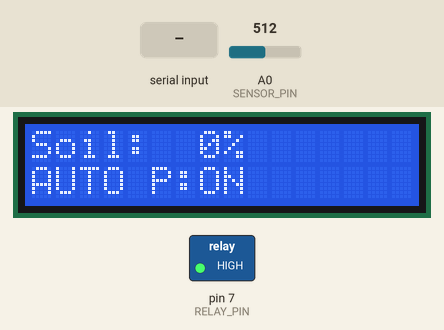
This sketch was run on a simulated Arduino Uno, built with avr-gcc and run on an emulated ATmega328P. On the bench: 16×2 character LCD, switched loads named in the sketch (green lamp = pin HIGH). Inputs (shaded band) come from the test bench; at power-on: A0 (SENSOR_PIN) = 512. EEPROM starts erased; what the sketch prints to the serial monitor is not drawn.

Above: at 2.2 s.
2.3 s: A0 (SENSOR_PIN) set to 206
At 3.4 s:
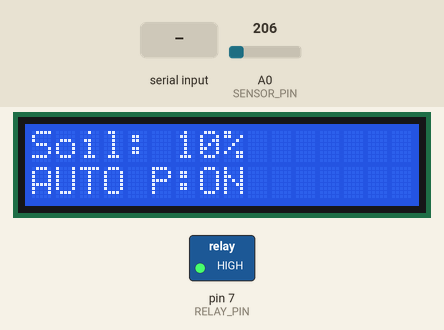
5.6 s: A0 (SENSOR_PIN) set to 181
At 7.7 s:
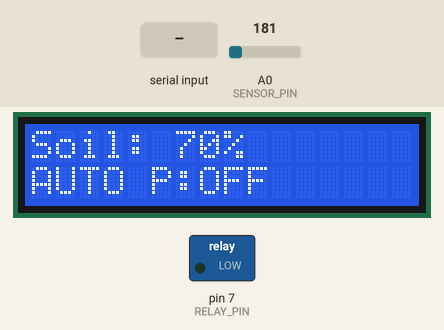
9.5 s: "on\n" received over Serial
At 12.7 s:
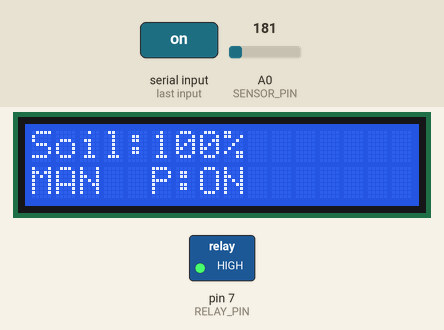
13.4 s: "off\n" received over the second serial link
At 14.8 s:
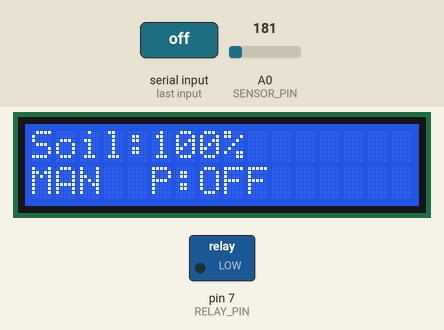
15.1 s: "auto\n" received over Serial
At 16.5 s:
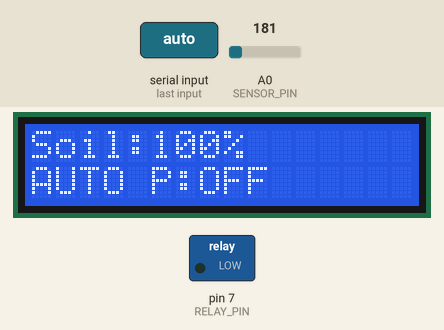
17.1 s: A0 (SENSOR_PIN) set to 306
At 19.9 s:
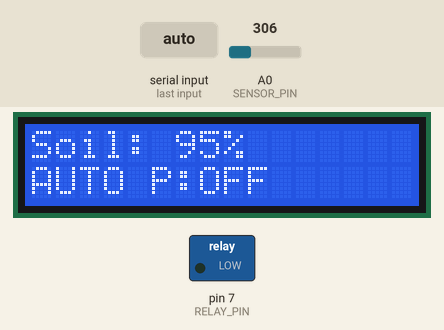
Timing chart, 0 to 21.4 s (numbered marks = the images above; inputs shaded):
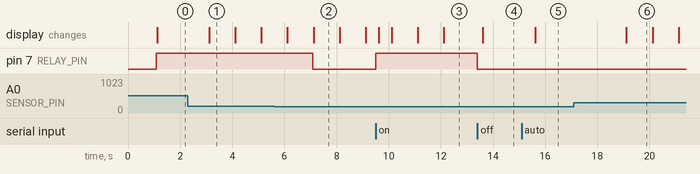

The sketch:

arduino-pump.ino
```cpp
/*
 * Arduino Uno 水泵主控制器
 *
 * 职责：传感器读取、水泵继电器控制、LCD 显示、自动控制逻辑、
 *       EEPROM 阈值持久化、安全保护、串口命令处理
 *
 * 传感器：电容式土壤湿度传感器（替代原电阻式）
 *   校准值：AIR_VALUE=478（空中），WATER_VALUE=220（水中）
 *   感应面（突起面）朝向土壤，背面不感应
 *
 * 串口：
 *   Serial (USB)    — 本地调试/控制，9600 bps
 *   espSerial (D8/D9) — ESP-01S 网桥通信，9600 bps，AltSoftSerial
 *
 * 命令（来自 MQTT/ESP 或 USB 本地）：
 *   on / off           — 手动开关泵
 *   auto / manual      — 切换模式（短格式，USB 本地）
 *   mode auto / mode manual — 切换模式（MQTT 格式）
 *   set:<low>,<high>   — 设阈值（USB 本地格式）
 *   thresh <low> <high>— 设阈值（MQTT 格式）
 *   unlock             — 解除超时锁
 *
 * Library dependencies:
 *   - LiquidCrystal_I2C
 *   - AltSoftSerial
 *   - EEPROM (built-in)
 *   - avr/wdt.h (built-in)
 */

#include <LiquidCrystal_I2C.h>
#include <Wire.h>
#include <AltSoftSerial.h>
#include <EEPROM.h>
#include <avr/wdt.h>

// =============================================================================
// 1. HARDWARE CONSTANTS
// =============================================================================

const int RELAY_PIN  = 7;
const int SENSOR_PIN = A0;

// 电容式传感器校准值（实测）
const int AIR_VALUE   = 478;   // 空气中 ADC 读数
const int WATER_VALUE = 220;   // 水中 ADC 读数

// 故障阈值：电容式传感器正常读数在 200~500 之间
// < 100 或 > 600 认为是接触不良/断开
const int SENSOR_FAULT_LOW  = 100;
const int SENSOR_FAULT_HIGH = 600;
const int SENSOR_FAULT_CONFIRM_COUNT = 5;  // 连续 N 次异常才确认故障

LiquidCrystal_I2C mylcd(0x27, 16, 2);
AltSoftSerial espSerial;

// =============================================================================
// 2. SOFTWARE CONSTANTS
// =============================================================================

const unsigned long PUMP_MAX_RUNTIME      = 60000;   // 60s
const unsigned long PUMP_TOGGLE_COOLDOWN  = 400;     // 400ms
const unsigned long LOCK_AUTO_UNLOCK_MS   = 1800000; // 30min

const unsigned long SENSOR_READ_INTERVAL  = 1000;
const unsigned long STATUS_SEND_INTERVAL  = 5000;
const unsigned long LCD_REFRESH_INTERVAL  = 500;

// =============================================================================
// 3. EEPROM
// =============================================================================

const byte EEPROM_MAGIC       = 0x5A;
const int  EEPROM_ADDR_MAGIC  = 0;
const int  EEPROM_ADDR_LOW    = 1;
const int  EEPROM_ADDR_HIGH   = 2;

// =============================================================================
// 4. GLOBAL STATE
// =============================================================================

enum ControlMode : uint8_t {
  MODE_MANUAL = 0,
  MODE_AUTO   = 1
};

ControlMode controlMode = MODE_AUTO;

bool pumpState       = false;
bool targetPumpState = false;
bool sensorError     = false;
bool isTimeoutLocked = false;
unsigned long lockStartTime = 0;

int lastRawValue  = 0;
int smoothedRaw   = 0;
int moisturePercent = 0;

int thresholdLow  = 30;
int thresholdHigh = 60;

unsigned long lastSensorReadTime   = 0;
unsigned long lastDisplayTime      = 0;
unsigned long lastSendTime         = 0;
unsigned long pumpStartTime        = 0;
unsigned long lastPumpToggleTime   = 0;

// 传感器故障防抖计数器
byte sensorFaultCount = 0;

// Serial command buffers
char usbCmdBuf[96];
byte usbCmdPos = 0;
char espCmdBuf[96];
byte espCmdPos = 0;

// =============================================================================
// 5. UTILITY
// =============================================================================

void trimInPlace(char* s) {
  int len = strlen(s);
  int start = 0;
  while (s[start] == ' ' || s[start] == '\t' || s[start] == '\r' || s[start] == '\n') start++;
  int end = len - 1;
  while (end >= start && (s[end] == ' ' || s[end] == '\t' || s[end] == '\r' || s[end] == '\n')) end--;
  int j = 0;
  for (int i = start; i <= end; i++) s[j++] = s[i];
  s[j] = '\0';
}

void toLowerInPlace(char* s) {
  while (*s) {
    if (*s >= 'A' && *s <= 'Z') *s = *s - 'A' + 'a';
    s++;
  }
}

void logLine(const __FlashStringHelper* message) {
  Serial.println(message);
}

// =============================================================================
// 6. EEPROM THRESHOLDS
// =============================================================================

void saveThresholds() {
  if (EEPROM.read(EEPROM_ADDR_MAGIC) != EEPROM_MAGIC)
    EEPROM.update(EEPROM_ADDR_MAGIC, EEPROM_MAGIC);
  if (EEPROM.read(EEPROM_ADDR_LOW) != thresholdLow)
    EEPROM.update(EEPROM_ADDR_LOW, thresholdLow);
  if (EEPROM.read(EEPROM_ADDR_HIGH) != thresholdHigh)
    EEPROM.update(EEPROM_ADDR_HIGH, thresholdHigh);
}

bool setThresholds(int low, int high) {
  if (low < 0 || low > 100 || high < 0 || high > 100 || low >= high) return false;
  thresholdLow  = low;
  thresholdHigh = high;
  saveThresholds();
  return true;
}

void clearTimeoutLock() {
  isTimeoutLocked = false;
  lockStartTime = 0;
}

// =============================================================================
// 7. AUTO CONTROL LOGIC
// =============================================================================

void evaluateAutoControl() {
  if (controlMode != MODE_AUTO) return;
  if (sensorError || isTimeoutLocked) {
    targetPumpState = false;
    return;
  }
  if (moisturePercent < thresholdLow)
    targetPumpState = true;
  else if (moisturePercent > thresholdHigh)
    targetPumpState = false;
}

void enterManualMode() {
  controlMode = MODE_MANUAL;
}

void enterAutoMode() {
  controlMode = MODE_AUTO;
  evaluateAutoControl();
}

void forcePump(bool on) {
  enterManualMode();
  clearTimeoutLock();
  targetPumpState = on;
}

// =============================================================================
// 8. COMMAND PARSING
// =============================================================================

void processTextCommand(char* cmd) {
  trimInPlace(cmd);
  toLowerInPlace(cmd);
  if (cmd[0] == '\0') return;

  // -- on / off --
  if (strcmp(cmd, "on") == 0) {
    forcePump(true);
    logLine(F("[CMD] PUMP ON"));
    return;
  }
  if (strcmp(cmd, "off") == 0) {
    forcePump(false);
    logLine(F("[CMD] PUMP OFF"));
    return;
  }

  // -- mode switch (short + MQTT format) --
  if (strcmp(cmd, "auto") == 0 || strcmp(cmd, "mode auto") == 0) {
    enterAutoMode();
    logLine(F("[CMD] MODE AUTO"));
    return;
  }
  if (strcmp(cmd, "manual") == 0 || strcmp(cmd, "mode manual") == 0) {
    enterManualMode();
    logLine(F("[CMD] MODE MANUAL"));
    return;
  }

  // -- unlock --
  if (strcmp(cmd, "unlock") == 0) {
    clearTimeoutLock();
    evaluateAutoControl();
    logLine(F("[CMD] LOCK CLEARED"));
    return;
  }

  // -- set thresholds: set:<low>,<high> (USB local format) --
  if (strncmp(cmd, "set:", 4) == 0) {
    char* p = cmd + 4;
    char* comma = strchr(p, ',');
    if (comma != nullptr && comma > p && *(comma + 1) != '\0') {
      int low  = atoi(p);
      int high = atoi(comma + 1);
      if (setThresholds(low, high)) {
        evaluateAutoControl();
        Serial.print(F("[CMD] THRESHOLD "));
        Serial.print(low);
        Serial.print(F("~"));
        Serial.println(high);
      }
    }
    return;
  }

  // -- set thresholds: thresh <low> <high> (MQTT format) --
  if (strncmp(cmd, "thresh ", 7) == 0) {
    int low, high;
    if (sscanf(cmd + 7, "%d %d", &low, &high) == 2) {
      if (setThresholds(low, high)) {
        evaluateAutoControl();
        Serial.print(F("[CMD] THRESHOLD "));
        Serial.print(low);
        Serial.print(F("~"));
        Serial.println(high);
      }
    }
    return;
  }
}

// =============================================================================
// 9. SERIAL INPUT
// =============================================================================

template <typename T>
void handleTextInput(T& stream, char* buffer, byte& pos) {
  while (stream.available() > 0) {
    char c = (char)stream.read();
    if (c == '\r') continue;
    if (c == '\n') {
      buffer[pos] = '\0';
      processTextCommand(buffer);
      pos = 0;
    } else if (pos < 95) {
      buffer[pos++] = c;
    } else {
      pos = 0;
    }
  }
}

// =============================================================================
// 10. SENSOR READING (电容式 + 故障防抖)
// =============================================================================

void readSensorAndLogic(unsigned long now) {
  if (now - lastSensorReadTime < SENSOR_READ_INTERVAL) return;
  lastSensorReadTime = now;

  lastRawValue = analogRead(SENSOR_PIN);
  if (smoothedRaw == 0) smoothedRaw = lastRawValue;
  smoothedRaw = (smoothedRaw * 4 + lastRawValue) / 5;  // 指数平滑 α=0.2

  // 故障检测：读数超出正常范围
  bool isAbnormal = (smoothedRaw < SENSOR_FAULT_LOW || smoothedRaw > SENSOR_FAULT_HIGH);

  if (isAbnormal) {
    sensorFaultCount++;
    if (sensorFaultCount >= SENSOR_FAULT_CONFIRM_COUNT) {
      // 连续 N 次异常 → 确认传感器故障
      sensorError = true;
      moisturePercent = 0;
      targetPumpState = false;
    }
  } else {
    // 读数正常 → 重置故障计数，计算湿度百分比
    sensorFaultCount = 0;
    sensorError = false;
    moisturePercent = constrain(map(smoothedRaw, AIR_VALUE, WATER_VALUE, 0, 100), 0, 100);
    evaluateAutoControl();
  }
}

// =============================================================================
// 11. PUMP CONTROL
// =============================================================================

void updatePumpHardware(unsigned long now) {
  // Pump runtime timeout
  if (pumpState && (now - pumpStartTime >= PUMP_MAX_RUNTIME)) {
    targetPumpState = false;
    isTimeoutLocked = true;
    lockStartTime   = now;
    logLine(F("[LOCK] PUMP TIMEOUT"));
  }

  if (targetPumpState != pumpState) {
    if (now - lastPumpToggleTime >= PUMP_TOGGLE_COOLDOWN) {
      pumpState = targetPumpState;
      lastPumpToggleTime = now;
      if (pumpState) pumpStartTime = now;
      digitalWrite(RELAY_PIN, pumpState ? HIGH : LOW);
    }
  }
}

// =============================================================================
// 12. LCD DISPLAY
// =============================================================================

void refreshLCD(unsigned long now) {
  if (now - lastDisplayTime < LCD_REFRESH_INTERVAL) return;
  lastDisplayTime = now;

  // I²C 探活：如果总线锁死（继电器干扰常见），跳过本次刷新
  Wire.beginTransmission(0x27);
  if (Wire.endTransmission() != 0) return;

  mylcd.setCursor(0, 0);
  if (sensorError) {
    mylcd.print("ERR: SENSOR!    ");
  } else {
    mylcd.print("Soil:");
    if (moisturePercent < 100) mylcd.print(" ");
    if (moisturePercent < 10)  mylcd.print(" ");
    mylcd.print(moisturePercent);
    mylcd.print("%     ");
  }

  mylcd.setCursor(0, 1);
  mylcd.print(controlMode == MODE_AUTO ? "AUTO " : "MAN  ");
  mylcd.print("P:");
  mylcd.print(pumpState ? "ON " : "OFF");
  mylcd.print(isTimeoutLocked ? " L" : "  ");
  mylcd.print(" ");
}

// =============================================================================
// 13. STATUS REPORTING (JSON → ESP only)
// =============================================================================

void sendStatusToCloud(unsigned long now) {
  if (now - lastSendTime < STATUS_SEND_INTERVAL) return;
  lastSendTime = now;

  char payload[128];
  snprintf(payload, sizeof(payload),
    "{\"hum\":%d,\"pump\":%d,\"mode\":\"%s\",\"th_low\":%d,\"th_high\":%d,\"lock\":%d}",
    sensorError ? -1 : moisturePercent,
    pumpState ? 1 : 0,
    controlMode == MODE_AUTO ? "auto" : "manual",
    thresholdLow,
    thresholdHigh,
    isTimeoutLocked ? 1 : 0
  );

  // Only send to ESP (espSerial), not to USB Serial
  espSerial.println(payload);
}

// =============================================================================
// 14. SETUP / LOOP
// =============================================================================

void setup() {
  Serial.begin(9600);
  espSerial.begin(9600);

  mylcd.init();
  mylcd.backlight();

  pinMode(RELAY_PIN, OUTPUT);
  digitalWrite(RELAY_PIN, LOW);

  // Load thresholds from EEPROM
  if (EEPROM.read(EEPROM_ADDR_MAGIC) == EEPROM_MAGIC) {
    int tl = EEPROM.read(EEPROM_ADDR_LOW);
    int th = EEPROM.read(EEPROM_ADDR_HIGH);
    if (tl >= 0 && tl <= 100 && th >= 0 && th <= 100 && tl < th) {
      thresholdLow  = tl;
      thresholdHigh = th;
    } else {
      saveThresholds();
    }
  } else {
    saveThresholds();
  }

  lastRawValue = analogRead(SENSOR_PIN);
  smoothedRaw  = lastRawValue;

  mylcd.setCursor(0, 0);
  mylcd.print("System Ready...");
  delay(1000);
  mylcd.clear();

  wdt_enable(WDTO_8S);
  logLine(F("--- Arduino Ready ---"));
}

void loop() {
  wdt_reset();
  unsigned long now = millis();

  // Auto-unlock after timeout period
  if (isTimeoutLocked && lockStartTime != 0 && (now - lockStartTime >= LOCK_AUTO_UNLOCK_MS)) {
    clearTimeoutLock();
    evaluateAutoControl();
    logLine(F("[LOCK] Auto-unlocked after 30min"));
  }

  readSensorAndLogic(now);
  handleTextInput(Serial,    usbCmdBuf, usbCmdPos);
  handleTextInput(espSerial, espCmdBuf, espCmdPos);
  updatePumpHardware(now);
  refreshLCD(now);
  sendStatusToCloud(now);
}
```

Measured:
- the behaviour switches between 190 and 189 on A0 (SENSOR_PIN) (found by bisection; images 1 and 2)
- after the input at 2.3 s, the display: changes after 0.82 s (image 1)
- after the input at 9.5 s, pin 7 (RELAY_PIN): LOW → HIGH at once; the display: first changes after 0.11 s (image 3 shows a later state)
- after the input at 13.4 s, pin 7 (RELAY_PIN): HIGH → LOW at once; the display: changes after 0.21 s (image 4)
- after the input at 15.1 s, the display: changes after 0.52 s (image 5)
- after the input at 17.1 s, the display: changes after 2.0 s (image 6)
- what the display in image 1 shows lasts 1.0 s, from 3.1 s to 4.1 s
